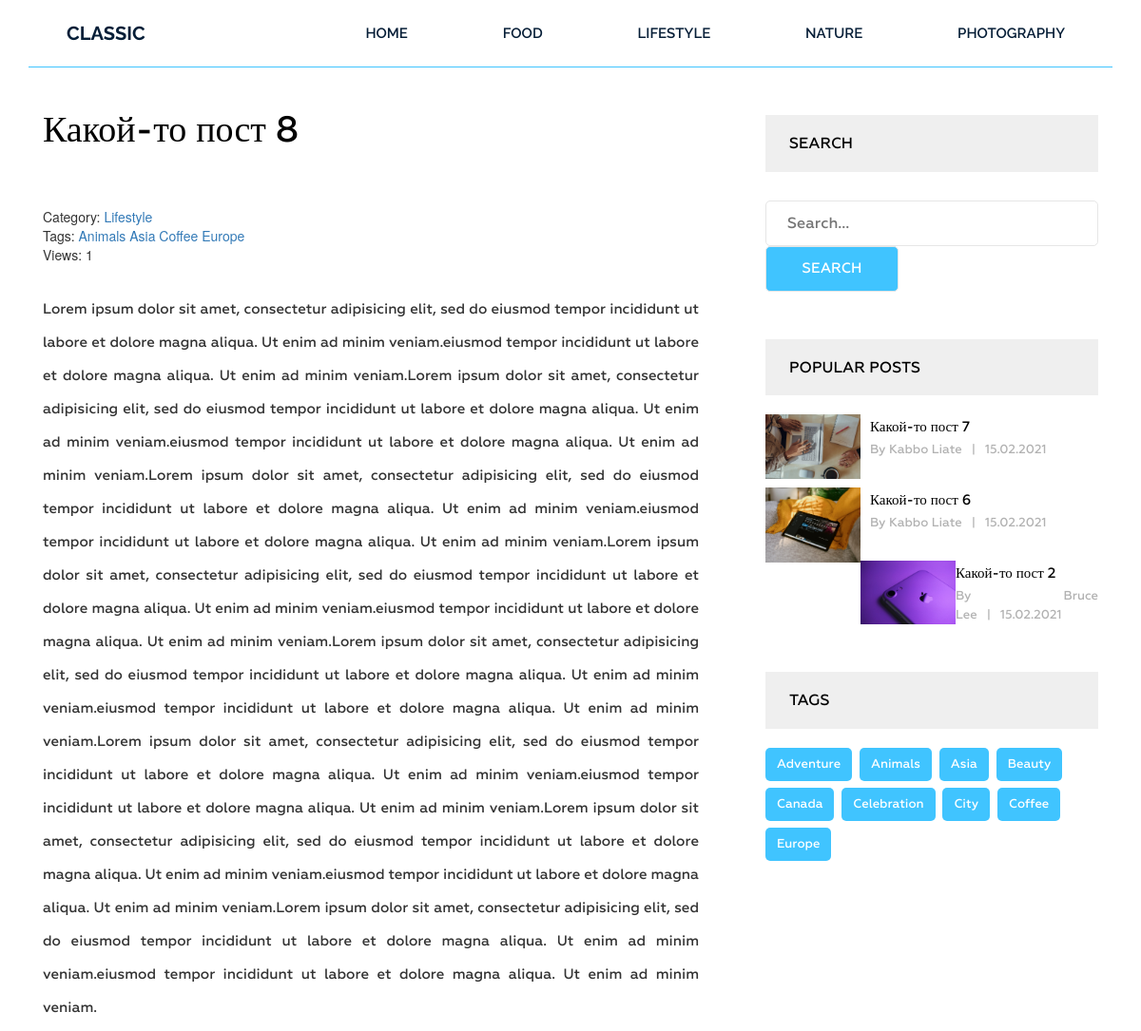
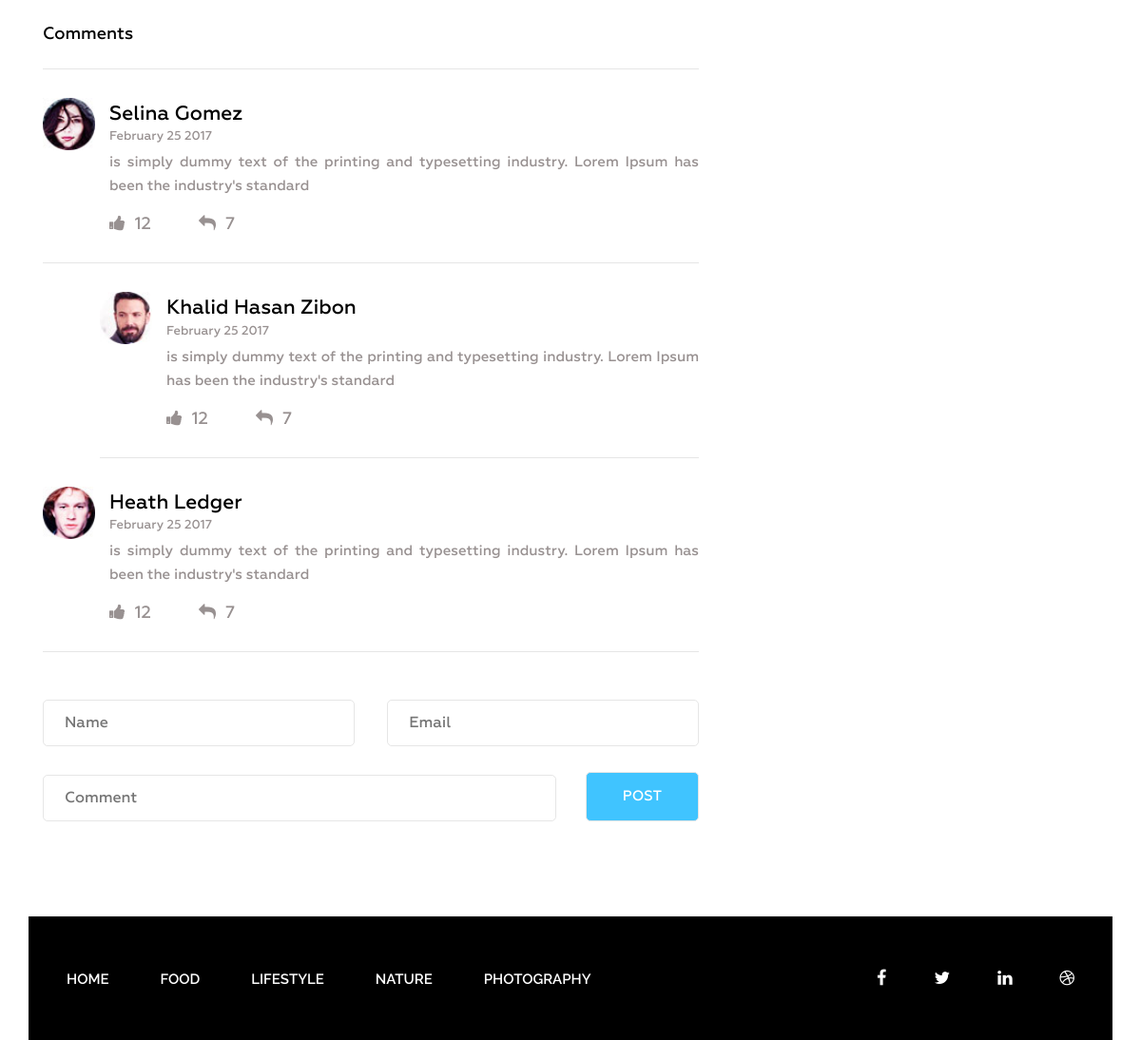
Screenshot of /post/kakoj-post-8/ with the database file from the repository (2 pictures, top to bottom).
### blog/models/category.py (models this page shows, shortened)
class Category(models.Model):
    title = models.CharField(max_length=255)
    slug = models.SlugField(max_length=255, verbose_name='URL категории', unique=True)
    def get_absolute_url(self):
        return reverse('category', kwargs={"slug": self.slug})
    class Meta:
        app_label = "blog"
        verbose_name = 'Категория(ю)'
        verbose_name_plural = 'Категории'
        ordering = ['title']

### blog/models/post.py (models this page shows, shortened)
class Post(models.Model):
    title = models.CharField(max_length=255)
    slug = models.SlugField(max_length=255, verbose_name='URL поста', unique=True)
    author = models.CharField(max_length=50)
    content = models.TextField(blank=True)
    created_at = models.DateTimeField(auto_now_add=True, verbose_name='Опубликовано')
    photo = models.ImageField(upload_to='photos/%Y/%m/%d', blank=True)
    views = models.IntegerField(default=0, verbose_name='Кол-во просмотров')
    category = models.ForeignKey(Category, on_delete=models.PROTECT,
                                 related_name='posts', verbose_name='категории')
    tags = models.ManyToManyField(Tag, blank=True, related_name='posts',
                                  verbose_name='теги')
    def get_absolute_url(self):
        return reverse('post', kwargs={"slug": self.slug})
    class Meta:
        app_label = "blog"
        verbose_name = 'Пост'
        verbose_name_plural = 'Посты'
        ordering = ['-created_at']

### blog/models/tag.py (models this page shows, shortened)
class Tag(models.Model):
    title = models.CharField(max_length=50)
    slug = models.SlugField(max_length=50, verbose_name='URL тега', unique=True)
    def get_absolute_url(self):
        return reverse('tag', kwargs={"slug": self.slug})
    class Meta:
        app_label = "blog"
        verbose_name = 'Тег'
        verbose_name_plural = 'Теги'
        ordering = ['title']

### blog/views.py (the view)
# urls.py: path('post/<str:slug>/', GetPost.as_view(), name='post'),
class GetPost(DetailView):
    model = Post
    template_name = 'blog/single.html'
    context_object_name = 'post'
    def get_context_data(self, *, object_list=None, **kwargs):
        context = super().get_context_data(**kwargs)
        self.object.views = F('views') + 1
        self.object.save()
        self.object.refresh_from_db()
        return context

### blog/templatetags/menu.py (called while the page is built)
@register.inclusion_tag('blog/menu_tpl.html')
def show_menu(menu_class='menu'):
    categories = Category.objects.all()
    return {'categories': categories, 'menu_class': menu_class}

### blog/templatetags/sidebar.py (called while the page is built)
@register.inclusion_tag('blog/popular_posts_tpl.html')
def get_popular(cnt=3):
    posts = Post.objects.order_by('-views')[:cnt]
    return {"posts": posts}

@register.inclusion_tag('blog/tags_tpl.html')
def get_tags():
    tags = Tag.objects.all()
    return {"tags": tags}

### blog/templates/blog/single.html (shortened to what this page needs)
{% extends 'base.html' %}
{% load static %}
{% load sidebar  %}
{% block content %}
<section class="single-blog-area">
	<div class="container">
		<div class="row">
			<div class="col-md-12">
			<div class="border-top">
				<div class="col-md-8">
				<div class="blog-area">
					<div class="blog-area-part">
						<h2>{{ post.title }}</h2>
						<div class="single-content">
							<div>
								<span>
									Category:
									<a href="{{ post.category.get_absolute_url }}">
										{{ post.category.title }}
									</a>
								</span>
								<br/>
								{% if post.tags.exists %}
									<span>
										Tags:
										{% for tag in post.tags.all %}
										<a href="{{ tag.get_absolute_url }}">{{ tag.title }}</a>
										{% endfor %}
									</span>
									<br/>
								{% endif %}
								<span>Views: {{ post.views }}</span>
							</div>
							{{ post.content|safe }}
						</div>
					</div>
					<div class="commententries">
						<h3>Comments</h3>
						<ul class="commentlist">
							<li>
								<article class="comment">
									<header class="comment-author">
										<img src="img/author-1.jpg" alt="">
									</header>
									<section class="comment-details">
										<div class="author-name">
											<h5><a href="#">Selina Gomez</a></h5>
											<p>February 25 2017</p>
										</div>
										<div class="comment-body">
											<p>is simply dummy text of the printing and typesetting industry. Lorem Ipsum has been the industry's standard </p>
										</div>
										<div class="reply">
											<p><span><a href="#"><i class="fa fa-thumbs-up" aria-hidden="true"></i></a>12</span><span><a href="#"><i class="fa fa-reply" aria-hidden="true"></i></a>7</span></p>
										</div>
									</section>
								</article>
								<ul class="children">
									<li>
										<article class="comment">
											<header class="comment-author">
												<img src="img/author-2.jpg" alt="">
											</header>
											<section class="comment-details">
												<div class="author-name">
													<h5><a href="#">Khalid Hasan Zibon</a></h5>
													<p>February 25 2017</p>
												</div>
												<div class="comment-body">
													<p>is simply dummy text of the printing and typesetting industry. Lorem Ipsum has been the industry's standard </p>
												</div>
												<div class="reply">
													<p><span><a href="#"><i class="fa fa-thumbs-up" aria-hidden="true"></i></a>12</span><span><a href="#"><i class="fa fa-reply" aria-hidden="true"></i></a>7</span></p>
												</div>
											</section>
										</article>
									</li>
								</ul>
							</li>
							<li>
								<article class="comment">
									<header class="comment-author">
										<img src="img/author-3.jpg" alt="">
									</header>
									<section class="comment-details">
										<div class="author-name">
											<h5><a href="#">Heath Ledger</a></h5>
											<p>February 25 2017</p>
										</div>
										<div class="comment-body">
											<p>is simply dummy text of the printing and typesetting industry. Lorem Ipsum has been the industry's standard </p>
										</div>
										<div class="reply">
											<p><span><a href="#"><i class="fa fa-thumbs-up" aria-hidden="true"></i></a>12</span><span><a href="#"><i class="fa fa-reply" aria-hidden="true"></i></a>7</span></p>
										</div>
									</section>
								</article>
							</li>
						</ul>
					</div>
					<form action="#" method="get">
						<div class="name">
							<input type="text" name="" id="" placeholder="Name" class="name">
						</div>
						<div class="email">
							<input type="email" name="" id="" placeholder="Email" class="email">
						</div>
						<div class="comment">
							<input type="text" name="" id="" placeholder="Comment" class="comment">
						</div>
						<div class="post">
							<input type="submit" value="Post">
						</div>
					</form>
				</div>
			</div>
			<div class="col-md-4">
				<div class="newsletter">
					<h2 class="sidebar-title">Search</h2>
					<form action="{% url 'search' %}" method="get">
						<input type="text" name="s" placeholder="Search...">
						<input type="submit" value="Search">
					</form>
				</div>
				{% get_popular 3 %}
				{% get_tags %}
			</div>
			</div>
			</div>
		</div>
	</div>
</section>
{% endblock %}

### templates/base.html (shortened to what this page needs)
{% load static %}
{% load cache %}
<!DOCTYPE html>
<html lang="en">
<head>
	<link rel="stylesheet" href="{% static 'css/bootstrap.css' %}">
	<link rel="stylesheet" href="{% static 'css/font-awesome.min.css' %}">
	<link rel="stylesheet" href="{% static 'css/owl.carousel.min.css' %}">
	<link rel="stylesheet" href="{% static 'css/owl.theme.default.min.css' %}">
	<link rel="stylesheet" href="{% static 'style.css' %}">
	<link rel="stylesheet" href="{% static 'responsive.css' %}">
</head>
<body>
  <div class="wrapper">
		{% cache 20 header %}
			{% include 'inc/_header.html' %}
		{% endcache %}
		{% block content %}{% endblock %}
		{% cache 20 footer %}
			{% include 'inc/_footer.html' %}
		{% endcache %}
  </div>
</body>
</html>

### templates/inc/_header.html
{% load menu %}
    <header class="header">
      <div class="container">
        <div class="row">
          <div class="col-md-2">
            <div class="logo">
							<h2><a href="{% url 'home' %}">Classic</a></h2>
            </div>
          </div>
          <div class="col-md-10">
						{% show_menu %}
          </div>
        </div>
      </div>
    </header>

### blog/templates/blog/menu_tpl.html
<div class="{{ menu_class }}">
	<ul>
		<li><a href="{% url 'home' %}">Home</a></li>
		{% for item in categories %}
			<li><a href="{{ item.get_absolute_url }}">{{ item.title }}</a></li>
		{% endfor %}
	</ul>
</div>

### blog/templates/blog/popular_posts_tpl.html
<h2 class="sidebar-title">Popular posts</h2>
<div class="grid">
	{% for post in posts %}
	<div class="portfolio-item popular">
		{% if post.photo %}
			<img src="{{ post.photo.url }}" alt="{{ post.title }}"/>
		{% else %}
			<img src="https://picsum.photos/id/1060/300/201/?blur=2"
				alt="{{ post.title }}"/>
		{% endif %}
		<div class="portfolio-text">
			<h5><a href="{{ post.get_absolute_url }}">{{ post.title }}</a></h5>
			<p>By {{ post.author }}<span>|</span>{{ post.created_at|date:"d.m.Y" }}</p>
		</div>
	</div>
	{% endfor %}
</div>

### blog/templates/blog/tags_tpl.html
<div class="tags">
	<h2 class="sidebar-title">Tags</h2>
	{% for tag in tags %}
	<p><a href="{{ tag.get_absolute_url }}">{{ tag.title }}</a></p>
	{% endfor %}
</div>

### templates/inc/_footer.html
{% load menu %}
   <footer class="footer">
      <div class="container">
        <div class="row">
          <div class="col-md-12">
            <div class="footer-bg">
              <div class="row">
                <div class="col-md-9">
                  <div class="footer-menu">
										{% show_menu 'footer-menu' %}
                  </div>
                </div>
                <div class="col-md-3">
                  <div class="footer-icon">
                    <p><a href="#"><i class="fa fa-facebook" aria-hidden="true"></i></a><a href="#"><i class="fa fa-twitter" aria-hidden="true"></i></a><a href="#"><i class="fa fa-linkedin" aria-hidden="true"></i></a><a href="#"><i class="fa fa-dribbble" aria-hidden="true"></i></a></p>
                  </div>
                </div>
              </div>
            </div>
          </div>
        </div>
      </div>
    </footer>

### rows the page displays
Category: title "FOOD"
Category: title "LIFESTYLE"
Category: title "NATURE"
Category: title "PHOTOGRAPHY"
Post: title "Какой-то пост 8", category "Lifestyle", views "1", content "Lorem ipsum dolor sit amet, consectetur adipisicing elit, sed do eiusmod tempor incididunt ut labore et dolore magna aliqua. Ut enim ad minim veniam.eiusmod tempor incididunt ut labore et dolore magna aliqua. Ut enim ad minim veniam.Lorem ipsum dolor sit amet, consectetur adipisicing elit, sed do eiusmod tempor incididunt ut labore et dolore magna aliqua. Ut enim ad minim veniam.eiusmod tempor incididunt ut labore et dolore magna aliqua. Ut enim ad minim veniam.Lorem ipsum dolor sit amet, consectetur adipisicing elit, sed do eiusmod tempor incididunt ut labore et dolore magna aliqua. Ut enim ad minim veniam.eiusmod tempor incididunt ut labore et dolore magna aliqua. Ut enim ad minim…"
Tag: title "Animals"
Tag: title "Asia"
Tag: title "Coffee"
Tag: title "Europe"
Post: photo (picture), title "Какой-то пост 7", author "Kabbo Liate", created_at "15.02.2021"
Post: photo (picture), title "Какой-то пост 6", author "Kabbo Liate", created_at "15.02.2021"
Post: photo (picture), title "Какой-то пост 2", author "Bruce Lee", created_at "15.02.2021"
Tag: title "Adventure"
Tag: title "Beauty"
Tag: title "Canada"
Tag: title "Celebration"
Tag: title "City"
